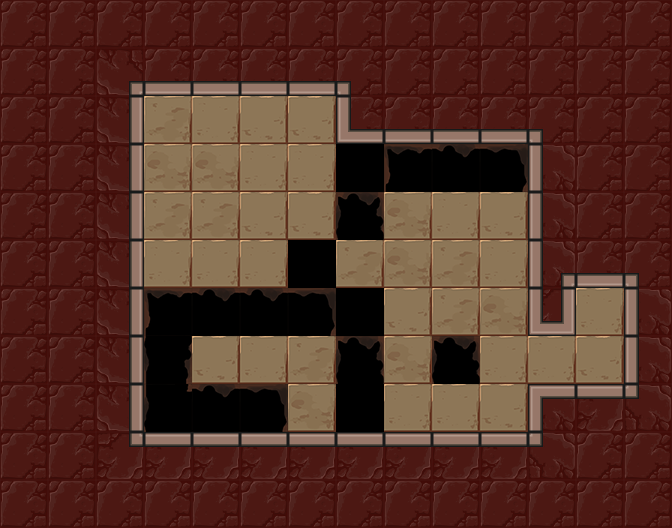

Below is a game level as drawn by its tile map, then a one-line description and the .tmx that defines it (tile-layer data replaced by summaries):
An orthogonal 14x11 tile map with 48x48 px tiles, 3 tile layers (Floor, Holes, Walls), 7 tilesets and 12 objects (4x mirror, lightSwitch, lightOrb, player_start, exit).

<map version="1.0" orientation="orthogonal" renderorder="right-down" width="14" height="11" tilewidth="48" tileheight="48" nextobjectid="190">
 <tileset firstgid="1" name="walls" tilewidth="48" tileheight="48" tilecount="42">
  <image source="../../images/kongregate_release/wall_sheet.png" width="336" height="288" />
 </tileset>
 <tileset firstgid="43" name="exit" tilewidth="48" tileheight="48" tilecount="12">
  <image source="../../images/kongregate_release/gate_sheet.png" width="192" height="144" />
 </tileset>
 <tileset firstgid="55" name="floors" tilewidth="48" tileheight="48" tilecount="4">
  <image source="../../images/kongregate_release/floor_sheet.png" width="192" height="48" />
 </tileset>
 <tileset firstgid="59" name="holes" tilewidth="48" tileheight="48" tilecount="24">
  <image source="../../images/kongregate_release/hole_sheet.png" width="288" height="192" />
 </tileset>
 <tileset firstgid="83" name="mirrors" tilewidth="48" tileheight="48" tilecount="4">
  <image source="../../images/kongregate_release/mirror_sheet.png" width="96" height="96" />
 </tileset>
 <tileset firstgid="87" name="orb_sheet" tilewidth="48" tileheight="48" tilecount="9">
  <image source="../../images/kongregate_release/orb_sheet.png" width="144" height="144" />
 </tileset>
 <tileset firstgid="96" name="glass_wall_sheet" tilewidth="48" tileheight="48" tilecount="42">
  <image source="../../images/kongregate_release/glass_wall_sheet.png" width="336" height="288" />
 </tileset>
 <layer name="Floor" width="14" height="11">
  <properties>
   <property name="tileset" value="floors" />
  </properties>
  <data>[154 cells, 37 non-empty, 4 distinct tile ids]</data>
 </layer>
 <layer name="Holes" width="14" height="11">
  <properties>
   <property name="tileset" value="holes" />
  </properties>
  <data>[154 cells, 15 non-empty, 7 distinct tile ids]</data>
 </layer>
 <layer name="Walls" width="14" height="11">
  <properties>
   <property name="tileset" value="walls" />
  </properties>
  <data>[154 cells, 99 non-empty, 13 distinct tile ids]</data>
 </layer>
 <objectgroup name="Objects" visible="0" />
 <objectgroup name="glasswall">
  <object id="182" gid="96" x="288" y="288" width="48" height="48" />
  <object id="183" gid="96" x="336" y="192" width="48" height="48" />
  <object id="188" gid="96" x="336" y="336" width="48" height="48" />
  <object id="189" gid="96" x="336" y="432" width="48" height="48" />
 </objectgroup>
 <objectgroup name="Mirrors">
  <object id="173" type="mirror" gid="2147483732" x="192" y="240" width="48" height="48">
   <properties>
    <property name="sides" value="1" />
   </properties>
  </object>
  <object id="179" type="mirror" gid="2147483732" x="384" y="384" width="48" height="48">
   <properties>
    <property name="sides" value="1" />
   </properties>
  </object>
  <object id="180" type="mirror" gid="2147483732" x="192" y="384" width="48" height="48">
   <properties>
    <property name="sides" value="1" />
   </properties>
  </object>
  <object id="181" type="mirror" gid="1073741908" x="432" y="336" width="48" height="48">
   <properties>
    <property name="sides" value="1" />
   </properties>
  </object>
 </objectgroup>
 <objectgroup name="Light">
  <object id="130" type="lightSwitch" gid="87" x="288" y="432" width="48" height="48" />
  <object id="131" type="lightOrb" gid="91" x="288" y="144" width="48" height="48">
   <properties>
    <property name="direction" value="4096" />
   </properties>
  </object>
 </objectgroup>
 <objectgroup color="#141ba4" name="player_start">
  <object id="132" type="player_start" x="144" y="144" width="48" height="48">
   <properties>
    <property name="direction_facing" value="16" />
    <property name="initial_zoom" value="0.7" />
   </properties>
  </object>
 </objectgroup>
 <objectgroup color="#71a400" name="Exit">
  <object id="133" type="exit" gid="43" x="576" y="336" width="48" height="48" />
 </objectgroup>
</map>
